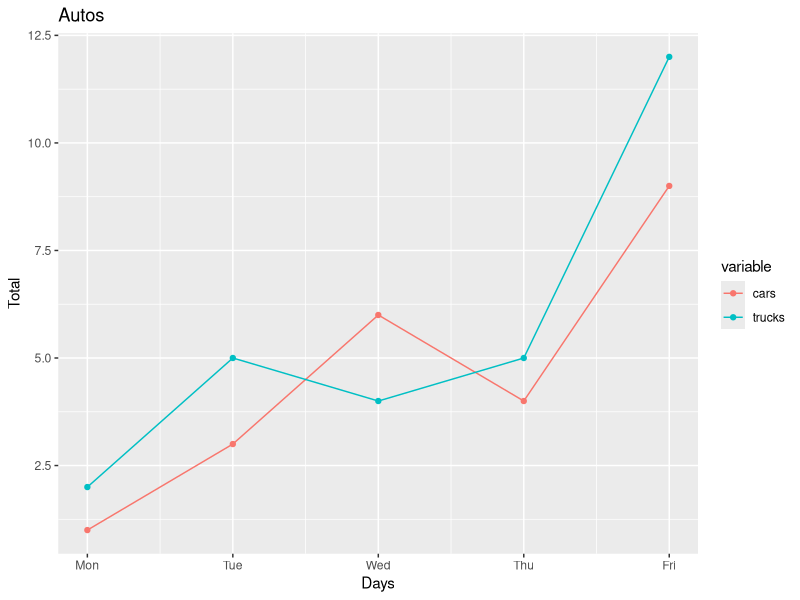

The R source for this figure: (Note: this script raises an error after producing the figure.)



library(ggplot2)
library(reshape2)
ct <- data.frame(cars = c(1, 3, 6, 4, 9), trucks = c(2, 5, 4, 5, 12), day=c(1:5))
ct.melt <- melt(ct, id.var="day")
p <- qplot(day, value, data=ct.melt, col=variable)
p <- p+geom_line()
p <- p+scale_x_continuous(labels=c("Mon", "Tue", "Wed", "Thu", "Fri"))
p <- p+xlab("Days")
p <- p+ylab("Total")
p <- p+ggtitle("Autos")


#better
p <- p + publication()
p <- p+scale_color_manual(values=c("orange", "blue"))

#faceting
p + facet_wrap(~variable)

#change strip text
p + facet_wrap(~variable)+theme(strip.text.x = element_text(size = 30))


cars <- c(1, 3, 6, 4, 9)
trucks <- c(2, 5, 4, 5, 12)
g_range <- range(0, cars, trucks)
plot(cars, type="o", col="blue", ylim=g_range, 
   axes=FALSE, ann=FALSE)
axis(1, at=1:5, lab=c("Mon","Tue","Wed","Thu","Fri"))
axis(2, las=1, at=4*0:g_range[2])
box()
lines(trucks, type="o", pch=22, lty=2, col="red")
title(main="Autos", col.main="red", font.main=4)
title(xlab="Days", col.lab=rgb(0,0.5,0))
title(ylab="Total", col.lab=rgb(0,0.5,0))
legend(1, g_range[2], c("cars","trucks"), cex=0.8, 
   col=c("blue","red"), pch=21:22, lty=1:2);

